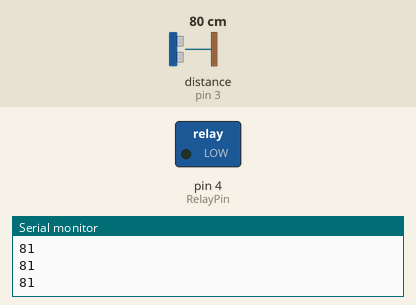
Bench run of a sketch on a simulated Arduino Uno, built with avr-gcc and run on an emulated ATmega328P. On the bench: switched loads named in the sketch (green lamp = pin HIGH), the last lines printed to the serial monitor. Inputs (shaded band) come from the test bench; at power-on: distance to the obstacle (sensor on pin 3) 80 cm. The echo pulse lasts 58.3 µs per cm; the modem accepts every AT command (registered, SIM ready, sends succeed) and sends nothing else.

Above: at 1.2 s.
1.3 s: distance to the obstacle (sensor on pin 3) set to 28 cm
2.8 s: distance to the obstacle (sensor on pin 3) set to 22 cm
At 3.6 s:
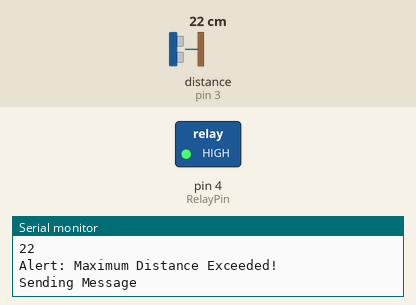
4.4 s: distance to the obstacle (sensor on pin 3) set to 6 cm
7.4 s: distance to the obstacle (sensor on pin 3) set to 3 cm
8.9 s: distance to the obstacle (sensor on pin 3) set to 9 cm
At 9.4 s:
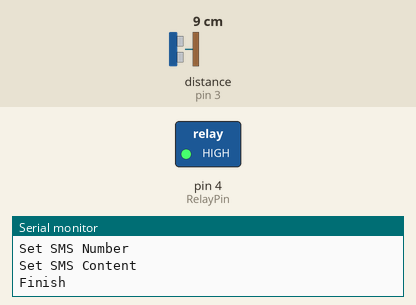
Timing chart, 0 to 11.4 s (numbered marks = the images above; inputs shaded):
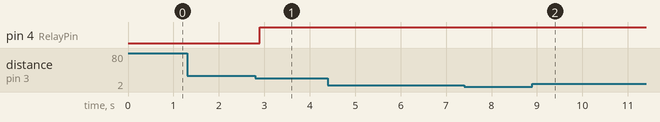

The sketch:

Ultrasonic_Relay_GSM.ino
```cpp
//-------For GSM-----------------
#include <SoftwareSerial.h>
SoftwareSerial SIM900A(10,11);

// Buzzer
int RelayPin = 4;

//--------For Ultrasonic----------
#include <NewPing.h>

//Define Ultrasonic pin
#define trigPin 2
#define echoPin 3
#define stop_distance 200

// Danger Water Level
#define MIN_DISTANCE 5  // Minimum distance in centimeters
#define MAX_DISTANCE 25  // Maximum distance in centimeters

unsigned long eventInterval = 1000;
unsigned long previousTime1 = 0;
unsigned long previousTime2 = 0;

NewPing sonar(trigPin, echoPin, stop_distance);
int distance;
long duration;

void setup(void)
{
  // Setting the baud rate of GSM Module
  SIM900A.begin(9600);

  // Start serial communication for debugging purposes
  Serial.begin(9600);

  // Relay
  pinMode(RelayPin, OUTPUT);
}

void loop(){
   read_distance();
}

void read_distance()
{
  distance = sonar.ping_cm();
  Serial.println(distance);
  delay(50);                    // Wait 50ms between pings (about 20 pings/sec). 29ms should be the shortest delay between pings.

  if (distance == 0){
    digitalWrite(RelayPin, LOW);
    Serial.println("No Echo received");
    }
  else if (distance >=MIN_DISTANCE && distance <= MAX_DISTANCE){
    Serial.println("Alert: Maximum Distance Exceeded!");
    digitalWrite(RelayPin, HIGH);
    SendMessage();
    delay(500);
    }

  else
  {
   digitalWrite(RelayPin, LOW);
  }
}

 void SendMessage()
{
  Serial.println ("Sending Message");
  SIM900A.println("AT+CMGF=1");    //Sets the GSM Module in Text Mode
  delay(1000);
  Serial.println ("Set SMS Number");
  SIM900A.println("AT+CMGS=\"+60193609872\"\r"); //Mobile phone number to send message
  delay(1000);
  Serial.println ("Set SMS Content");
  SIM900A.println("EMERGENCY ALERT:Dangerous water levels detected in your area. Please evacuate to higher ground NOW. Your safety is our priority. Keep your loved ones informed");// Messsage content
  delay(100);
  Serial.println ("Finish");
  SIM900A.println((char)26);// ASCII code of CTRL+Z
  delay(1000);
  Serial.println ("Message has been sent ->SMS Sent");
}
```

Measured:
- the behaviour switches between 26 and 25 cm on distance to the obstacle (sensor on pin 3) (found by bisection; images 0 and 1)
- after the input at 2.8 s, pin 4 (RelayPin): LOW → HIGH after 0.10 s
- after the input at 8.9 s, pin 4 (RelayPin): stays HIGH (without the input it goes to LOW after 1.7 s)
